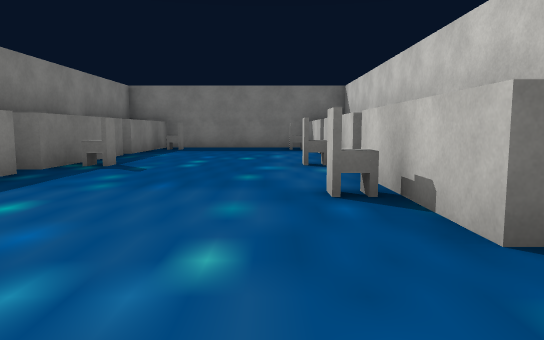
[1] (above)

16 first-person views from a walk through a scene from a Unity 3-D project. The camera is 1.2 m above the floor, tilts 6° down and sees 70° across. The floor is counted in squares, 2 m on a side. Each view is taken from the middle of a square. On the plan, view 1 faces up. The plan holds only what a view shows up to about 11 squares ahead; the rest is blank. The place goes on beyond the plan. Some surface patterns are stand-ins.

[2]
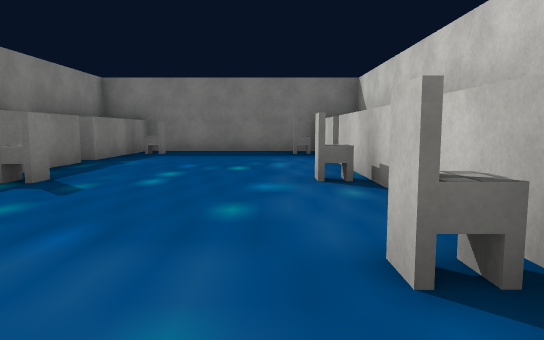

[3]
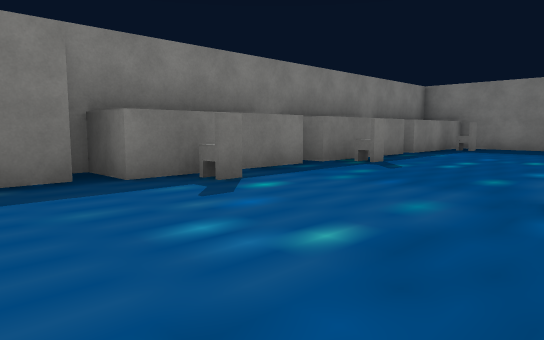

[4]
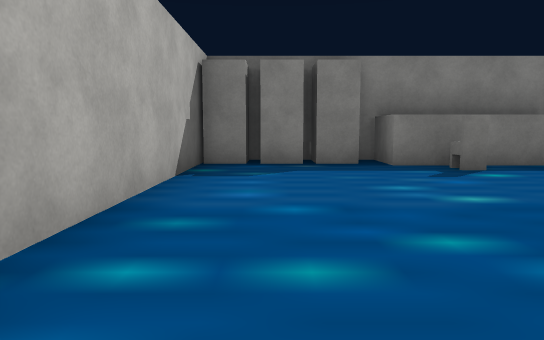

[5]
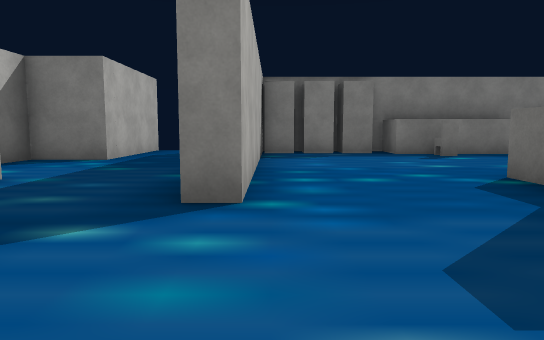

[6]
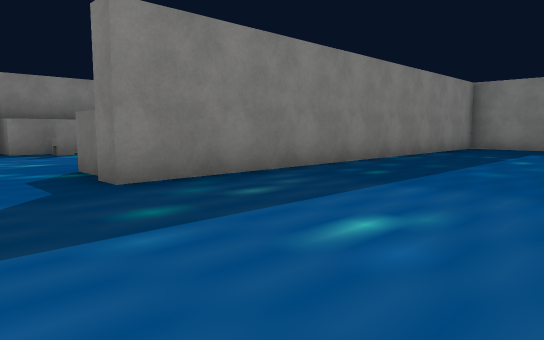

[7]
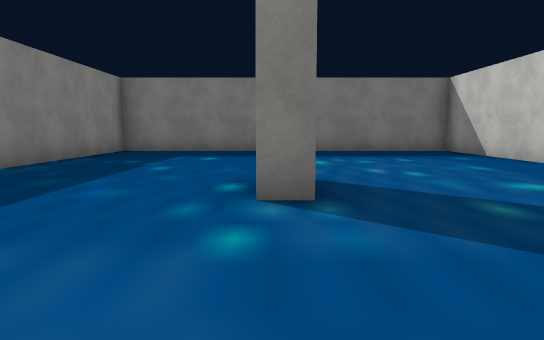

[8]
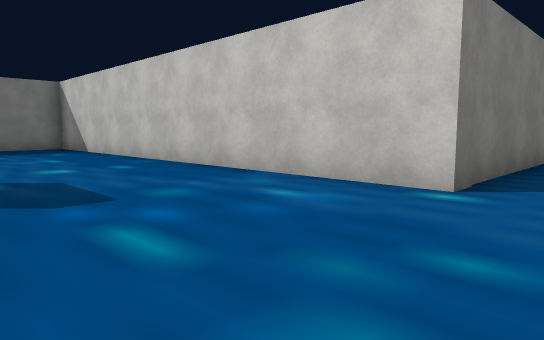

[9]
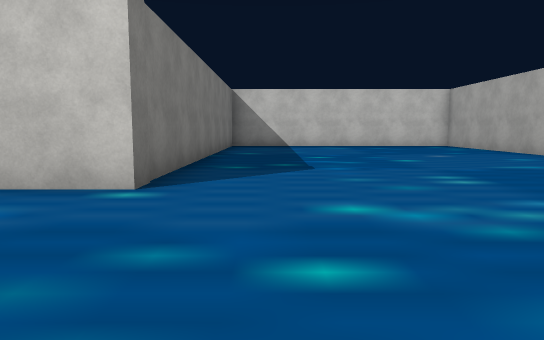

[10]
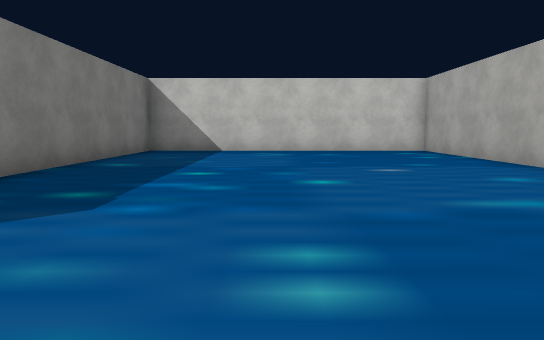

[11]
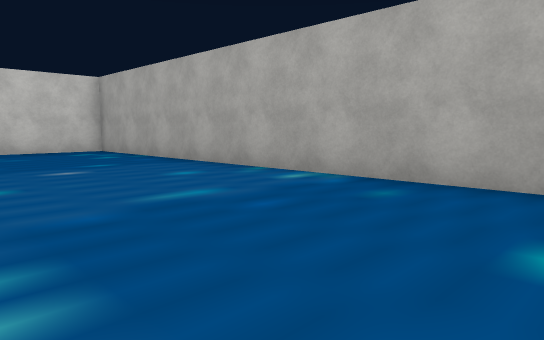

[12]
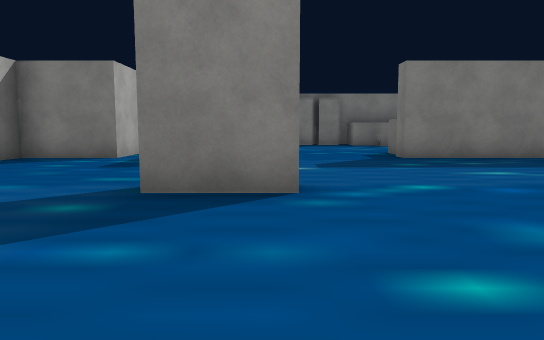

[13]
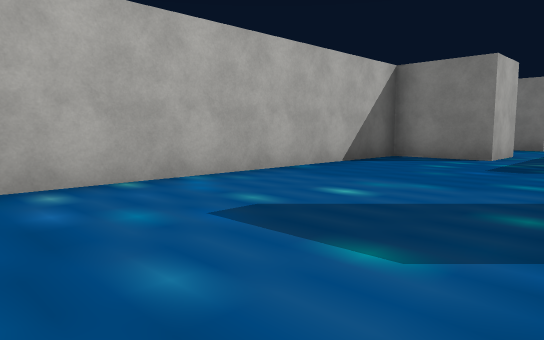

[14]
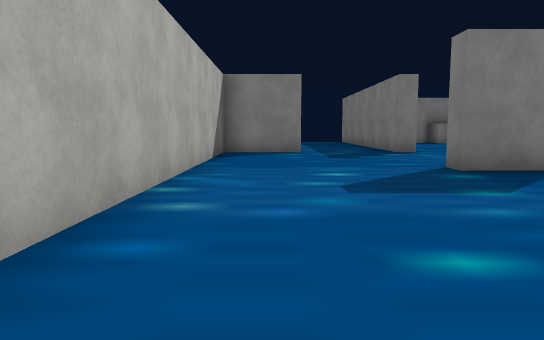

[15]
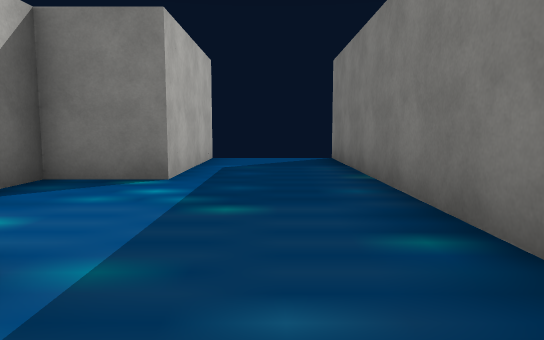

[16]
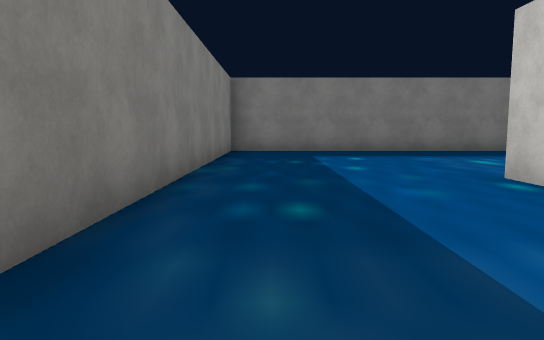

### Floor plan
Points are (right, up) in squares from view 1. A wall is a line through its corners. A room is listed if a view was taken in it or the views show most of it. See-through windows are left out.
Room 1 (views 1, 2, 3)
walls: (-3.4, 5.2) (-3.4, 1.9) (-4.6, 1.9) (-4.6, -1.2); (1.2, 7.9) (1.2, 9); (-3.4, 9.1) (-3.4, 5.8) (-4, 5.8); (1.2, 9.5) (1.2, 10.8); (2, 1.9) (1.2, 1.9) (1.2, 3); (1.2, 12.8) (-3.4, 12.8) (-3.4, 9.5); (-3.5, -1.2) (1.4, -1.2)
ways out: opening at (2, 0.5) to room 2
objects: block (-4, -1) to (-4, 0); block (-4, 1); chair (-3, 3); chair (-3, 7); chair (-3, 12); chair (1, 4); chair (1, 7); chair (1, 12)
Room 2 (views 4, 5, 6, 7, 8, 9, 10, 11, 12, 13, 14, 15, 16)
walls: (7.4, -0.6) (7.4, -2.2) (6.8, -2.2); (7.4, 5.3) (6.8, 5.3); (6.9, 6) (6.9, 6.9); (16.5, 1.4) (11.8, 1.4) (11.8, 12.8) (2.9, 12.8) (2.9, 1.8) (2.2, 1.8); (1.4, -1.2) (2.9, -1.2) (2.9, -1.7) (-5.2, -1.7); (1.2, -4.2) (2.9, -4.2) (2.9, -6.2) (21.9, -6.2) (21.9, 1.4) (19.4, 1.4); (-5.2, -4.2) (-1.6, -4.2) (-1.6, -5.7) (-0.8, -5.7)
ways out: opening at (2, 0.5) to room 1

Positions as (right, up) in squares from view 1, and headings:
1: (0, 0), facing up
2: (0, 2), facing up
3: (1, 0), facing up-left
4: (3, 0), facing left
5: (6, -1), facing left
6: (7, 0), facing up-left
7: (7, 2), facing up
8: (8, 0), facing up-right
9: (8, 0), facing right
10: (11, -2), facing right
11: (11, -2), facing down-right
12: (11, -1), facing left
13: (11, -2), facing down-left
14: (13, -5), facing left
15: (3, -3), facing left
16: (4, 2), facing up
